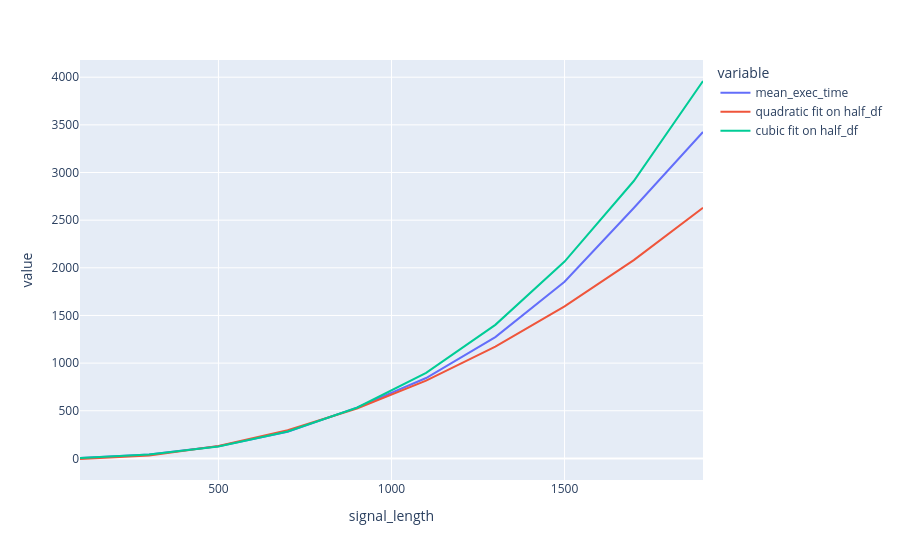

The cell this chart's notebook holds for it:
### Code cell
df.set_index("signal_length").plot(backend="plotly")

### Figure 1 — Plotly figure (JSON) as saved in the notebook; plotly's stock layout.template omitted (floating-point values rounded to 4 significant figures)
{"data": [{"hovertemplate": "variable=mean_exec_time<br>signal_length=%{x}<br>value=%{y}<extra></extra>", "legendgroup": "mean_exec_time", "line": {"color": "#636efa", "dash": "solid"}, "marker": {"symbol": "circle"}, "mode": "lines", "name": "mean_exec_time", "orientation": "v", "showlegend": true, "type": "scatter", "x": [100, 300, 500, 700, 900, 1100, 1300, 1500, 1700, 1900], "xaxis": "x", "y": [3.895, 41.16, 127.1, 280.2, 532.5, 844.0, 1273.0, 1854.0, 2627.0, 3425.0], "yaxis": "y"}, {"hovertemplate": "variable=quadratic fit on half_df<br>signal_length=%{x}<br>value=%{y}<extra></extra>", "legendgroup": "quadratic fit on half_df", "line": {"color": "#EF553B", "dash": "solid"}, "marker": {"symbol": "circle"}, "mode": "lines", "name": "quadratic fit on half_df", "orientation": "v", "showlegend": true, "type": "scatter", "x": [100, 300, 500, 700, 900, 1100, 1300, 1500, 1700, 1900], "xaxis": "x", "y": [-5.992, 30.16, 130.5, 295.0, 523.7, 816.6, 1174.0, 1595.0, 2080.0, 2630.0], "yaxis": "y"}, {"hovertemplate": "variable=cubic fit on half_df<br>signal_length=%{x}<br>value=%{y}<extra></extra>", "legendgroup": "cubic fit on half_df", "line": {"color": "#00cc96", "dash": "solid"}, "marker": {"symbol": "circle"}, "mode": "lines", "name": "cubic fit on half_df", "orientation": "v", "showlegend": true, "type": "scatter", "x": [100, 300, 500, 700, 900, 1100, 1300, 1500, 1700, 1900], "xaxis": "x", "y": [5.774, 40.79, 125.5, 281.8, 532.0, 897.9, 1402.0, 2065.0, 2911.0, 3960.0], "yaxis": "y"}], "layout": {"legend": {"title": {"text": "variable"}, "tracegroupgap": 0}, "margin": {"t": 60}, "xaxis": {"anchor": "y", "domain": [0, 1], "title": {"text": "signal_length"}}, "yaxis": {"anchor": "x", "domain": [0, 1], "title": {"text": "value"}}}}
